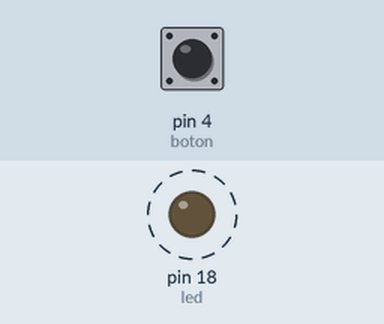
A sketch run on a simulated Arduino Uno, built with avr-gcc and run on an emulated ATmega328P. Parts: output pins drawn as LEDs (lit = HIGH). Dashed ring = blinking. The inputs (shaded band) are chosen by the test bench; at power-on: pin 4 (boton) LOW. What the sketch prints to the serial monitor is not drawn.

Above: at 1.2 s.
1.3 s: pin 4 (boton) pulled HIGH for 0.15 s
Timing chart, 0 to 10.3 s (numbered marks = the images above; inputs shaded):
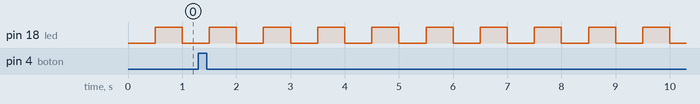

Measured:
- by itself, pin 18 (led): alternates HIGH for 0.50 s and LOW for 0.50 s

The sketch:

Experiment_C_V3_Millis_NoDebounce.ino
```cpp
const int led = 18;
const int boton = 4;

int estadoAnterior = LOW;
int contador = 0;
bool estadoLED = LOW;

unsigned long tiempoAnterior = 0;
const unsigned long intervalo = 500;

void setup() {
  Serial.begin(115200);

  pinMode(led, OUTPUT);
  pinMode(boton, INPUT);

  Serial.println("VERSION 3 - MILLIS SIN ANTIRREBOTE");
  Serial.println("Contador: 0");
}

void loop() {
  unsigned long ahora = millis();

  // Parpadeo del LED cada 500 ms
  if (ahora - tiempoAnterior >= intervalo) {
    tiempoAnterior = ahora;

    estadoLED = !estadoLED;
    digitalWrite(led, estadoLED);
  }

  // Lectura del botón
  int lectura = digitalRead(boton);

  if (lectura == HIGH && estadoAnterior == LOW) {
    contador++;
    Serial.println(contador);
  }

  estadoAnterior = lectura;
}
```
